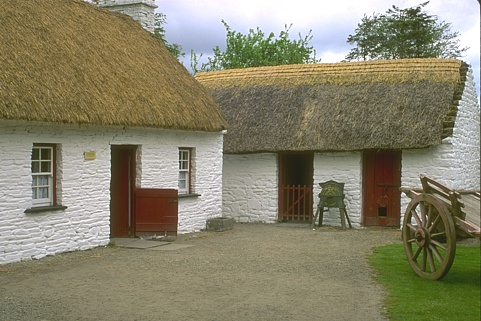
%> input picture matlab for RLMF and RLTF algorithms/data/1.jpg, 481 x 321 px
$ octave demo_image_restoration_RLMF_RLTF.m   (GNU Octave 9; MATLAB toolbox functions it lacks are replaced by stand-ins)
%> lines starting %> are read from the running program, lines starting %| are printed output that depends on the picture
### matlab for RLMF and RLTF algorithms/Utilities/RLMF.m
function [X] = RLMF(Y, M, opts)
%  RLMF algorithm for image restorarion, solving the following optimization problem:
%  min_{U,V,U1,V1,X}  0.5*lambda1*(||U1||_w,F^2+||V1||_w,F^2)+lambda2*||M@(X-Y)||_p^p   s.t., U1=U, V1=V, U*V=X
% --------------------------------------------------------
% Input:
%  Y:                        n1*n2 matrix
%  M:                       binary mask that indicates the locations of missing and known entries in the matrix
%  opts.lambda1:    regularization parameter
%  opts.lambda2:    regularization parameter
%  opts.rank:           rank of the matrix
%  opts.p:                parameter that controls the weight allocation in the reweighted nuclear norm (0<p<=1)
%  opts.varepsilon:  small constant to avoid dividing by zero in the (re)weighted nuclear norm
%  opts.c:                 compromising constant in the (re)weighted nuclear norm
%  opts.numIter:      iteration number
%  opts.tol:              termination tolerance
% --------------------------------------------------------
% Output:
%  X:                        n1*n2 matrix
% ---------------------------------------------
% Written by Lin Chen (linchenee@sjtu.edu.cn)
%

[n1, n2] = size(Y);

if isfield(opts, 'lambda1');     lambda1 = opts.lambda1;        else lambda1 = sqrt(max(n1, n2));  end
if isfield(opts, 'lambda2');     lambda2 = opts.lambda2;        else lambda2 = 1;                           end
if isfield(opts, 'rank');            rank = opts.rank;                      else rank = 25;                                end
if isfield(opts, 'p');                 p = opts.p;                                else p = 0.5;                                    end
if isfield(opts, 'varepsilon');   varepsilon = opts.varepsilon;  else varepsilon = 1e-8;                    end
if isfield(opts, 'c');                  c = opts.c;                                else c = 1;                                        end
if isfield(opts, 'numIter');       numIter = opts.numIter;          else numIter = 1e2;                         end
if isfield(opts, 'tol');               tol = opts.tol;                           else tol = 1e-3;                                end

omega = find(M);
Yomega = Y(omega);
weight = @(x) c .* (x + varepsilon) .^ (p - 1);
%% Initialization
U1 = randn(n1, rank);
V1 = randn(rank, n2);
V = V1;
X = U1 * V1;
[~, s1] = svds(U1, rank);
W_u = diag(s1);
[~, s2] = svds(V1, rank);
W_v = diag(s2);
Z1 = zeros(n1, rank);
Z2 = zeros(rank, n2);
Z3 = zeros(n1, n2);
norm_two = norm(Y .* M, 'fro');
mu = 1 / norm_two;  % this one can be tuned
rho = 1.1;  % this one can be tuned

for iter = 1 : numIter
  %% Update U and V
  U = (U1 + Z1 ./mu + (X - Z3 ./ mu) * V') / (eye(rank) + V * V');
  V = (eye(rank)+ U' * U) \ (V1 + Z2 ./ mu + U' * (X - Z3 ./ mu));

  %% Update U1 and V1
  [a1, b1, c1] = svd(U - Z1 ./ mu, 'econ');
  W_u = diag(b1) ./ (lambda1 / mu .* weight(W_u .* W_v) + 1);
  U1 = a1 * diag(W_u) * c1';
  [a2, b2, c2] = svd(V - Z2 ./ mu, 'econ');
  W_v = diag(b2) ./ (lambda1 / mu .* weight(W_u .* W_v) + 1);
  V1 = a2 * diag(W_v) * c2';

  %% Update X
  temp = U * V;
  X = temp + Z3 ./ mu;
  X(omega) = Shink_Lp(X(omega) - Yomega, lambda2 / mu, 1) + Yomega;

  %% Update Lagrange multipliers
  Z1 = Z1 + mu .* (U1 - U);
  Z2 = Z2 + mu .* (V1 - V);
  Z3 = Z3 + mu .* (temp - X);
  mu = mu * rho;

  %% Stop if the termination condition is met
  loss_U = (norm(U - U1, 'fro') / norm(U1, 'fro'))^2;
  loss_V = (norm(V - V1, 'fro') / norm(V1, 'fro'))^2;
  loss_UV = (norm(temp - X, 'fro') / norm(temp, 'fro'))^2;
  if loss_U < tol && loss_V < tol && loss_UV < tol
%     fprintf('Iter %d\n', iter);
    break;
  end
end
end

### matlab for RLMF and RLTF algorithms/demo_image_restoration_RLMF_RLTF.m
clc;
clear;
close all;
addpath(genpath('Utilities'));
addpath(genpath('Utilities\quality_assess'));

GT = imread('.\data\1.jpg');  % groundtruth
%> GT is the input picture: size 321x481x3 uint8; mean R, G, B 136.1, 131.7, 107.6
SNR = 10;
Y = double(imnoise(uint8(GT), 'salt & pepper', 1/SNR));
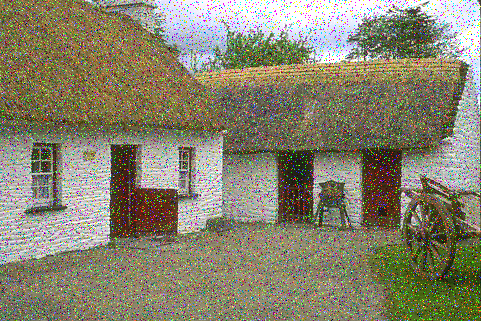
%> Y: size 321x481x3 double; mean R, G, B 135.2, 131.2, 109.7
[n1, n2, n3] = size(Y);
%> n1 = 321; n2 = 481; n3 = 3
rate = 0.5;    % sampling rate
M = zeros(n1, n2, n3);   % binary mask that indicates the locations of missing and known entries in the image
omega = rand(n1 * n2 * n3, 1) < rate;
M(omega) = 1;
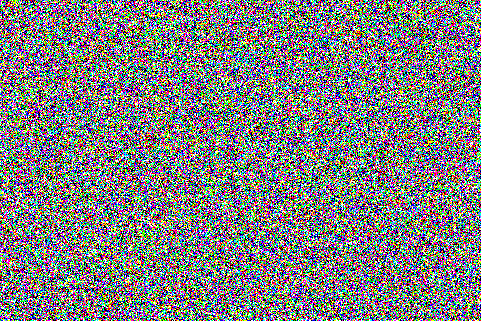
%> M: size 321x481x3 double; mean R, G, B 0.499, 0.5, 0.501

opts.lambda1 = 8 * sqrt(max(n1, n2));
%> opts.lambda1 = 175.5
%> the run ends on the next line
opts.rank = 24;
opts.p = 0.5;
opts.numIter = 150;
opts.tol = 1e-3;

%% RLMF algorithm for image restoration
for i = 1 : n3
  X1(:, :, i) = RLMF(Y(:, :, i) .* M(:, :, i), M(:, :, i), opts);
